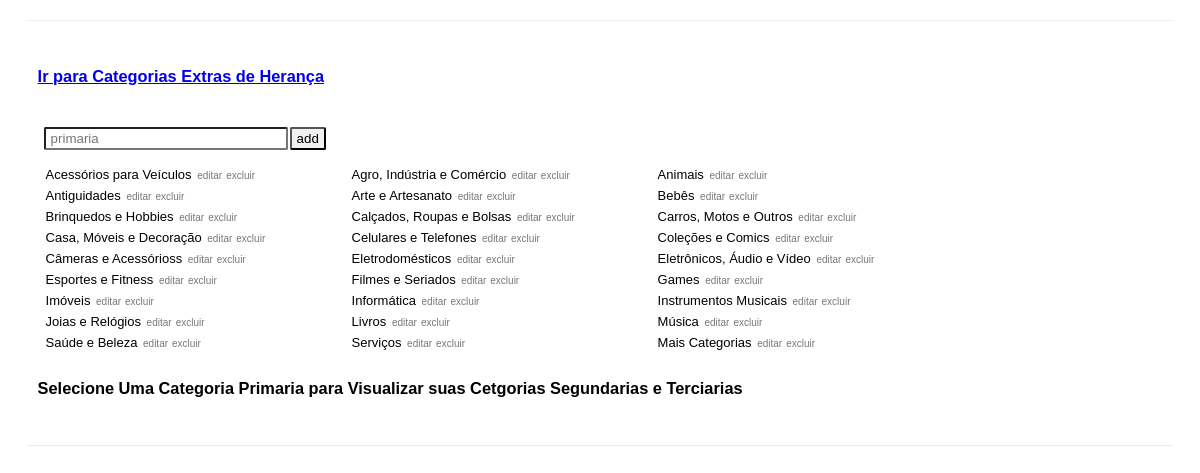
Page /view/admin/categorias.php on the committed database.
### tables this page shows
CREATE TABLE IF NOT EXISTS `categoria_primaria` (
  `id` int(11) NOT NULL AUTO_INCREMENT,
  `nome` varchar(100) NOT NULL,
  PRIMARY KEY (`id`)
);

### model/dataBase/bancoDeDados.php (called while the page is built, shortened)
<?php
class BancoDeDados
{
	private $conexao;
	public function __construct()
	{
		$this->conexao = new mysqli(self::SERVIDOR,self::USUARIO,self::SENHA,self::BANCO);
	}
	public function executaQuery($sql)
	{
		$query = $this->conexao->query($sql);
		return $query;
	}
}
?>

### view/admin/categorias.php (the view, shortened to what this page needs)
<?php
include '../../model/dataBase/bancoDeDados.php';
$banco = new BancoDeDados;
$listaCategorias = $banco->executaQuery("SELECT * FROM categoria_primaria");
?>
<!doctype html>
<html lang='pt-br'>
    <head>
        <link type="text/css" rel='stylesheet' href='../../assets/css/categorias.css'>
    </head>
    <body>
        <div id='todo-conteudo'>
			<h3><a href='extra.php'>Ir para Categorias Extras de Herança</a></h3>
			<div id='lista-primaria'>
				<p><input type='text' placeholder='primaria' ><button>add</button></p>
				<div id='conteudo-p'>
					<?php
					while($linhas = $listaCategorias->fetch_array())
						echo "<div value='{$linhas['id']}'><a href='?p={$linhas['id']}'>{$linhas['nome']}</a> <span id='editar'>editar</span><span id='excluir' >excluir</span></div>";
					?>
				</div>
			</div>
			<?php
			if(isset($nomePrimaria)){
				echo "<div id='lista-segundaria-terciaria'>";
				echo 	"<h2>".$nomePrimaria."</h2>";
				echo 	"<p value='{$idPrimaria}'><input type='text' placeholder='segundaria' ><button>add</button></p>";
				echo	"<div id='conteudo-s'>";
				echo 		$listaSegundariaTercearia;
				echo	 "<div>";
				echo "<div>";
			}else{
				echo "<h3>Selecione Uma Categoria Primaria para Visualizar suas Cetgorias Segundarias e Terciarias</h3>";
			}
			?>
		</div>
    </body>
</html>

### assets/css/categorias.css (style rules this page uses)
body { font-size:12px; font-family:arial; }
#todo-conteudo { width:95%; margin:20px auto; padding:30px 10px; border-top:1px solid rgba(0,0,0,0.07); border-bottom:1px solid rgba(0,0,0,0.08); position:relative; font-size:14px; }
div[id^=lista] { padding:10px 5px; font-size:13px; }
div[id^=lista] input { padding:2px 5px; margin:1px; border-radius:2px; width:230px }
div[id^=lista] button { cursor:pointer; background:#f0f0f0; padding:2px 5px; margin:1px; border-radius:2px; }
div[id^=conteudo] div { width:300px; display:inline-block; vertical-align:top; margin:3px; }
div[id^=lista] div a { text-decoration:none; color:#000; }
div[id^=lista] div span { cursor:pointer; font-size:10px; margin:2px; color:#777; }

### rows in the picture
categoria_primaria: $linhas['id'] 1 (drawn), nome "Acessórios para Veículos"
categoria_primaria: $linhas['id'] 2 (drawn), nome "Agro, Indústria e Comércio"
categoria_primaria: $linhas['id'] 3 (drawn), nome "Animais"
categoria_primaria: $linhas['id'] 4 (drawn), nome "Antiguidades"
categoria_primaria: $linhas['id'] 5 (drawn), nome "Arte e Artesanato"
categoria_primaria: $linhas['id'] 6 (drawn), nome "Bebês"
categoria_primaria: $linhas['id'] 7 (drawn), nome "Brinquedos e Hobbies"
categoria_primaria: $linhas['id'] 8 (drawn), nome "Calçados, Roupas e Bolsas"
categoria_primaria: $linhas['id'] 9 (drawn), nome "Carros, Motos e Outros"
categoria_primaria: $linhas['id'] 10 (drawn), nome "Casa, Móveis e Decoração"
categoria_primaria: $linhas['id'] 11 (drawn), nome "Celulares e Telefones"
categoria_primaria: $linhas['id'] 12 (drawn), nome "Coleções e Comics"
categoria_primaria: $linhas['id'] 13 (drawn), nome "Câmeras e Acessórioss"
categoria_primaria: $linhas['id'] 14 (drawn), nome "Eletrodomésticos"
categoria_primaria: $linhas['id'] 15 (drawn), nome "Eletrônicos, Áudio e Vídeo"
categoria_primaria: $linhas['id'] 16 (drawn), nome "Esportes e Fitness"
categoria_primaria: $linhas['id'] 17 (drawn), nome "Filmes e Seriados"
categoria_primaria: $linhas['id'] 18 (drawn), nome "Games"
categoria_primaria: $linhas['id'] 19 (drawn), nome "Imóveis"
categoria_primaria: $linhas['id'] 20 (drawn), nome "Informática"
categoria_primaria: $linhas['id'] 21 (drawn), nome "Instrumentos Musicais"
categoria_primaria: $linhas['id'] 22 (drawn), nome "Joias e Relógios"
categoria_primaria: $linhas['id'] 23 (drawn), nome "Livros"
categoria_primaria: $linhas['id'] 24 (drawn), nome "Música"
categoria_primaria: $linhas['id'] 25 (drawn), nome "Saúde e Beleza"
categoria_primaria: $linhas['id'] 26 (drawn), nome "Serviços"
categoria_primaria: $linhas['id'] 27 (drawn), nome "Mais Categorias"
